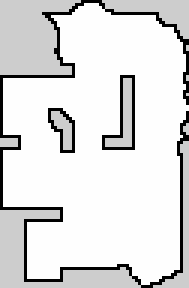
%> input picture resuls/ground_truth_corrected_crop.pgm, 63 x 96 px (shown 3 times larger)
$ octave --eval "result = evaluate;"   (GNU Octave 9; MATLAB toolbox functions it lacks are replaced by stand-ins)
%> lines starting %> are read from the running program, lines starting %| are printed output that depends on the picture
## Copyright (C) 2024 Villanelle
##
## This program is free software: you can redistribute it and/or modify
## it under the terms of the GNU General Public License as published by
## the Free Software Foundation, either version 3 of the License, or
## (at your option) any later version.
##
## This program is distributed in the hope that it will be useful,
## but WITHOUT ANY WARRANTY; without even the implied warranty of
## MERCHANTABILITY or FITNESS FOR A PARTICULAR PURPOSE.  See the
## GNU General Public License for more details.
##
## You should have received a copy of the GNU General Public License
## along with this program.  If not, see <https://www.gnu.org/licenses/>.

## -*- texinfo -*-
## @deftypefn {} {@var{retval} =} evaluate (@var{input1}, @var{input2})
##
## @seealso{}
## @end deftypefn

## Author: Villanelle <villanelle@pop-os>
## Created: 2024-05-08

function retval = evaluate ()

    # Clean up before we start
    close all;
    clear;

    # This function is expanded upon from my Image Processing assignment 1

    # Load our images
    # GT as in ground truth
    # OB as in observed
    GT = imread("ground_truth_corrected_crop.pgm");
%> GT is the input picture: size 96x63 uint8; min 0, max 254, mean 221.9
    OB = imread("whisker.pgm");
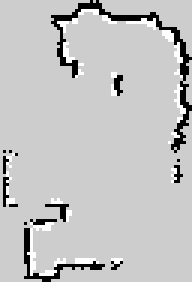
%> input picture resuls/whisker.pgm, 64 x 94 px (shown 3 times larger)
%> OB is the input picture: size 94x64 uint8; min 0, max 254, mean 194.1

    # Get the dimension of our image
    # They both must have the same size
    dim = size(GT);
%> dim = [96 63]

    # Get only the obstacle layers
    obstacle_GT = (GT == zeros(dim, "uint8"));
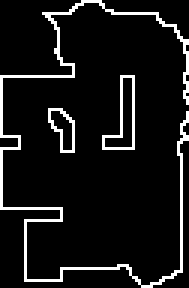
%> obstacle_GT: size 96x63 logical (shown 3 times larger); 8.3% white in thin lines or dots
%> (the run ends here)
